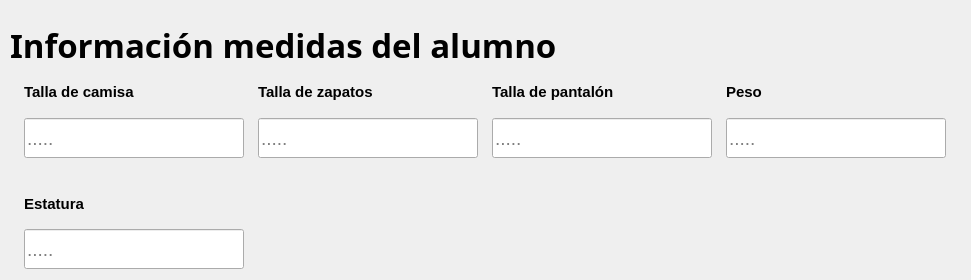
              <widget class="QFrame" name="info_medidas_alumno">
               <property name="sizePolicy">
                <sizepolicy hsizetype="Preferred" vsizetype="Preferred">
                 <horstretch>0</horstretch>
                 <verstretch>10</verstretch>
                </sizepolicy>
               </property>
               <property name="minimumSize">
                <size>
                 <width>971</width>
                 <height>280</height>
                </size>
               </property>
               <property name="maximumSize">
                <size>
                 <width>1000</width>
                 <height>280</height>
                </size>
               </property>
               <property name="styleSheet">
                <string notr="true"/>
               </property>
               <property name="frameShape">
                <enum>QFrame::NoFrame</enum>
               </property>
               <property name="frameShadow">
                <enum>QFrame::Raised</enum>
               </property>
               <property name="tipo" stdset="0">
                <string>espacio_form</string>
               </property>
               <layout class="QVBoxLayout" name="verticalLayout_8">
                <property name="leftMargin">
                 <number>10</number>
                </property>
                <property name="topMargin">
                 <number>20</number>
                </property>
                <item>
                 <widget class="QLabel" name="label_segmento_info_medidas_alumno">
                  <property name="sizePolicy">
                   <sizepolicy hsizetype="Fixed" vsizetype="Fixed">
                    <horstretch>0</horstretch>
                    <verstretch>0</verstretch>
                   </sizepolicy>
                  </property>
                  <property name="minimumSize">
                   <size>
                    <width>0</width>
                    <height>40</height>
                   </size>
                  </property>
                  <property name="maximumSize">
                   <size>
                    <width>16777215</width>
                    <height>30</height>
                   </size>
                  </property>
                  <property name="font">
                   <font>
                    <family>Segoe UI 13</family>
                    <pointsize>25</pointsize>
                    <weight>75</weight>
                    <italic>false</italic>
                    <bold>true</bold>
                   </font>
                  </property>
                  <property name="styleSheet">
                   <string notr="true"/>
                  </property>
                  <property name="text">
                   <string>Información medidas del alumno</string>
                  </property>
                  <property name="scaledContents">
                   <bool>false</bool>
                  </property>
                  <property name="tipo" stdset="0">
                   <string>titulo_segmento</string>
                  </property>
                 </widget>
                </item>
                <item>
                 <widget class="QFrame" name="preguntas_info_medidas_2">
                  <property name="minimumSize">
                   <size>
                    <width>460</width>
                    <height>100</height>
                   </size>
                  </property>
                  <property name="styleSheet">
                   <string notr="true"/>
                  </property>
                  <property name="frameShape">
                   <enum>QFrame::NoFrame</enum>
                  </property>
                  <property name="frameShadow">
                   <enum>QFrame::Raised</enum>
                  </property>
                  <layout class="QGridLayout" name="gridLayout_4">
                   <property name="leftMargin">
                    <number>0</number>
                   </property>
                   <property name="topMargin">
                    <number>0</number>
                   </property>
                   <property name="rightMargin">
                    <number>0</number>
                   </property>
                   <property name="bottomMargin">
                    <number>0</number>
                   </property>
                   <property name="horizontalSpacing">
                    <number>0</number>
                   </property>
                   <property name="verticalSpacing">
                    <number>20</number>
                   </property>
                   <item row="0" column="0">
                    <layout class="QVBoxLayout" name="verticalLayout_26">
                     <item>
                      <widget class="QLabel" name="label_talla_camisa">
                       <property name="maximumSize">
                        <size>
                         <width>200</width>
                         <height>16777215</height>
                        </size>
                       </property>
                       <property name="font">
                        <font>
                         <family>Segoe UI</family>
                         <pointsize>11</pointsize>
                         <weight>75</weight>
                         <italic>false</italic>
                         <bold>true</bold>
                        </font>
                       </property>
                       <property name="styleSheet">
                        <string notr="true"/>
                       </property>
                       <property name="text">
                        <string>Talla de camisa</string>
                       </property>
                       <property name="textFormat">
                        <enum>Qt::PlainText</enum>
                       </property>
                       <property name="scaledContents">
                        <bool>true</bool>
                       </property>
                       <property name="tipo" stdset="0">
                        <string>titulo_qlineedit</string>
                       </property>
                      </widget>
                     </item>
                     <item>
                      <widget class="QLineEdit" name="input_talla_camisa">
                       <property name="sizePolicy">
                        <sizepolicy hsizetype="Fixed" vsizetype="Fixed">
                         <horstretch>0</horstretch>
                         <verstretch>0</verstretch>
                        </sizepolicy>
                       </property>
                       <property name="minimumSize">
                        <size>
                         <width>220</width>
                         <height>40</height>
                        </size>
                       </property>
                       <property name="font">
                        <font>
                         <family>Segoe UI</family>
                         <pointsize>14</pointsize>
                         <weight>50</weight>
                         <italic>false</italic>
                         <bold>false</bold>
                        </font>
                       </property>
                       <property name="styleSheet">
                        <string notr="true"/>
                       </property>
                       <property name="placeholderText">
                        <string>.....</string>
                       </property>
                      </widget>
                     </item>
                    </layout>
                   </item>
                   <item row="0" column="1">
                    <layout class="QVBoxLayout" name="verticalLayout_29">
                     <item>
                      <widget class="QLabel" name="label_talla_zapatos">
                       <property name="maximumSize">
                        <size>
                         <width>200</width>
                         <height>16777215</height>
                        </size>
                       </property>
                       <property name="font">
                        <font>
                         <family>Segoe UI</family>
                         <pointsize>11</pointsize>
                         <weight>75</weight>
                         <italic>false</italic>
                         <bold>true</bold>
                        </font>
                       </property>
                       <property name="styleSheet">
                        <string notr="true"/>
                       </property>
                       <property name="text">
                        <string>Talla de zapatos</string>
                       </property>
                       <property name="textFormat">
                        <enum>Qt::PlainText</enum>
                       </property>
                       <property name="scaledContents">
                        <bool>true</bool>
                       </property>
                       <property name="tipo" stdset="0">
                        <string>titulo_qlineedit</string>
                       </property>
                      </widget>
                     </item>
                     <item>
                      <widget class="QLineEdit" name="input_talla_zapatos">
                       <property name="sizePolicy">
                        <sizepolicy hsizetype="Fixed" vsizetype="Fixed">
                         <horstretch>0</horstretch>
                         <verstretch>0</verstretch>
                        </sizepolicy>
                       </property>
                       <property name="minimumSize">
                        <size>
                         <width>220</width>
                         <height>40</height>
                        </size>
                       </property>
                       <property name="font">
                        <font>
                         <family>Segoe UI</family>
                         <pointsize>14</pointsize>
                         <weight>50</weight>
                         <italic>false</italic>
                         <bold>false</bold>
                        </font>
                       </property>
                       <property name="styleSheet">
                        <string notr="true"/>
                       </property>
                       <property name="placeholderText">
                        <string>.....</string>
                       </property>
                      </widget>
                     </item>
                    </layout>
                   </item>
                   <item row="0" column="2">
                    <layout class="QVBoxLayout" name="verticalLayout_30">
                     <item>
                      <widget class="QLabel" name="label_talla_pantalon">
                       <property name="maximumSize">
                        <size>
                         <width>200</width>
                         <height>16777215</height>
                        </size>
                       </property>
                       <property name="font">
                        <font>
                         <family>Segoe UI</family>
                         <pointsize>11</pointsize>
                         <weight>75</weight>
                         <italic>false</italic>
                         <bold>true</bold>
                        </font>
                       </property>
                       <property name="styleSheet">
                        <string notr="true"/>
                       </property>
                       <property name="text">
                        <string>Talla de pantalón </string>
                       </property>
                       <property name="textFormat">
                        <enum>Qt::PlainText</enum>
                       </property>
                       <property name="scaledContents">
                        <bool>true</bool>
                       </property>
                       <property name="tipo" stdset="0">
                        <string>titulo_qlineedit</string>
                       </property>
                      </widget>
                     </item>
                     <item>
                      <widget class="QLineEdit" name="input_talla_pantalon">
                       <property name="sizePolicy">
                        <sizepolicy hsizetype="Fixed" vsizetype="Fixed">
                         <horstretch>0</horstretch>
                         <verstretch>0</verstretch>
                        </sizepolicy>
                       </property>
                       <property name="minimumSize">
                        <size>
                         <width>220</width>
                         <height>40</height>
                        </size>
                       </property>
                       <property name="font">
                        <font>
                         <family>Segoe UI</family>
                         <pointsize>14</pointsize>
                         <weight>50</weight>
                         <italic>false</italic>
                         <bold>false</bold>
                        </font>
                       </property>
                       <property name="styleSheet">
                        <string notr="true"/>
                       </property>
                       <property name="placeholderText">
                        <string>.....</string>
                       </property>
                      </widget>
                     </item>
                    </layout>
                   </item>
                   <item row="0" column="3">
                    <layout class="QVBoxLayout" name="verticalLayout_28">
                     <item>
                      <widget class="QLabel" name="label_peso">
                       <property name="maximumSize">
                        <size>
                         <width>200</width>
                         <height>16777215</height>
                        </size>
                       </property>
                       <property name="font">
                        <font>
                         <family>Segoe UI</family>
                         <pointsize>11</pointsize>
                         <weight>75</weight>
                         <italic>false</italic>
                         <bold>true</bold>
                        </font>
                       </property>
                       <property name="styleSheet">
                        <string notr="true"/>
                       </property>
                       <property name="text">
                        <string>Peso</string>
                       </property>
                       <property name="textFormat">
                        <enum>Qt::PlainText</enum>
                       </property>
                       <property name="scaledContents">
                        <bool>true</bool>
                       </property>
                       <property name="tipo" stdset="0">
                        <string>titulo_qlineedit</string>
                       </property>
                      </widget>
                     </item>
                     <item>
                      <widget class="QLineEdit" name="input_peso">
                       <property name="sizePolicy">
                        <sizepolicy hsizetype="Fixed" vsizetype="Fixed">
                         <horstretch>0</horstretch>
                         <verstretch>0</verstretch>
                        </sizepolicy>
                       </property>
                       <property name="minimumSize">
                        <size>
                         <width>220</width>
                         <height>40</height>
                        </size>
                       </property>
                       <property name="font">
                        <font>
                         <family>Segoe UI</family>
                         <pointsize>14</pointsize>
                         <weight>50</weight>
                         <italic>false</italic>
                         <bold>false</bold>
                        </font>
                       </property>
                       <property name="styleSheet">
                        <string notr="true"/>
                       </property>
                       <property name="placeholderText">
                        <string>.....</string>
                       </property>
                      </widget>
                     </item>
                    </layout>
                   </item>
                   <item row="1" column="0">
                    <layout class="QVBoxLayout" name="verticalLayout_27">
                     <item>
                      <widget class="QLabel" name="label_estatura">
                       <property name="maximumSize">
                        <size>
                         <width>200</width>
                         <height>16777215</height>
                        </size>
                       </property>
                       <property name="font">
                        <font>
                         <family>Segoe UI</family>
                         <pointsize>11</pointsize>
                         <weight>75</weight>
                         <italic>false</italic>
                         <bold>true</bold>
                        </font>
                       </property>
                       <property name="styleSheet">
                        <string notr="true"/>
                       </property>
                       <property name="text">
                        <string>Estatura</string>
                       </property>
                       <property name="scaledContents">
                        <bool>true</bool>
                       </property>
                       <property name="tipo" stdset="0">
                        <string>titulo_qlineedit</string>
                       </property>
                      </widget>
                     </item>
                     <item>
                      <widget class="QLineEdit" name="input_estatura">
                       <property name="sizePolicy">
                        <sizepolicy hsizetype="Fixed" vsizetype="Fixed">
                         <horstretch>0</horstretch>
                         <verstretch>0</verstretch>
                        </sizepolicy>
                       </property>
                       <property name="minimumSize">
                        <size>
                         <width>220</width>
                         <height>40</height>
                        </size>
                       </property>
                       <property name="font">
                        <font>
                         <family>Segoe UI</family>
                         <pointsize>14</pointsize>
                         <weight>50</weight>
                         <italic>false</italic>
                         <bold>false</bold>
                        </font>
                       </property>
                       <property name="styleSheet">
                        <string notr="true"/>
                       </property>
                       <property name="placeholderText">
                        <string>.....</string>
                       </property>
                      </widget>
                     </item>
                    </layout>
                   </item>
                  </layout>
                 </widget>
                </item>
               </layout>
              </widget>
